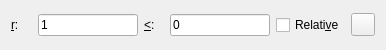
<?xml version="1.0" encoding="UTF-8"?>
<ui version="4.0">
 <class>SnapCoordinatePolar</class>
 <widget class="QWidget" name="SnapCoordinatePolar">
  <property name="geometry">
   <rect>
    <x>0</x>
    <y>0</y>
    <width>386</width>
    <height>50</height>
   </rect>
  </property>
  <layout class="QHBoxLayout">
   <item>
    <widget class="QLabel" name="labelR">
     <property name="text">
      <string>&amp;r:</string>
     </property>
     <property name="buddy">
      <cstring>R</cstring>
     </property>
    </widget>
   </item>
   <item>
    <widget class="RMathLineEdit" name="R">
     <property name="maximumSize">
      <size>
       <width>100</width>
       <height>16777215</height>
      </size>
     </property>
     <property name="toolTip">
      <string>Radius (Distance)</string>
     </property>
     <property name="text">
      <string notr="true">1</string>
     </property>
     <property name="angle" stdset="0">
      <bool>false</bool>
     </property>
     <property name="nomeasurements" stdset="0">
      <bool>true</bool>
     </property>
    </widget>
   </item>
   <item>
    <widget class="QLabel" name="labelA">
     <property name="text">
      <string>&amp;&lt;:</string>
     </property>
     <property name="buddy">
      <cstring>A</cstring>
     </property>
    </widget>
   </item>
   <item>
    <widget class="RMathLineEdit" name="A">
     <property name="maximumSize">
      <size>
       <width>100</width>
       <height>16777215</height>
      </size>
     </property>
     <property name="toolTip">
      <string>Angle</string>
     </property>
     <property name="text">
      <string notr="true">0</string>
     </property>
     <property name="angle" stdset="0">
      <bool>true</bool>
     </property>
     <property name="nomeasurements" stdset="0">
      <bool>true</bool>
     </property>
    </widget>
   </item>
   <item>
    <widget class="QCheckBox" name="Relative">
     <property name="toolTip">
      <string>Tick for Relative Coordinate</string>
     </property>
     <property name="text">
      <string>Relati&amp;ve</string>
     </property>
    </widget>
   </item>
   <item>
    <widget class="QToolButton" name="Set">
     <property name="icon">
      <iconset>
       <normaloff>Tick.svg</normaloff>Tick.svg</iconset>
     </property>
    </widget>
   </item>
  </layout>
 </widget>
 <customwidgets>
  <customwidget>
   <class>RMathLineEdit</class>
   <extends>QLineEdit</extends>
   <header>RMathLineEdit.h</header>
  </customwidget>
 </customwidgets>
 <resources/>
 <connections/>
</ui>
